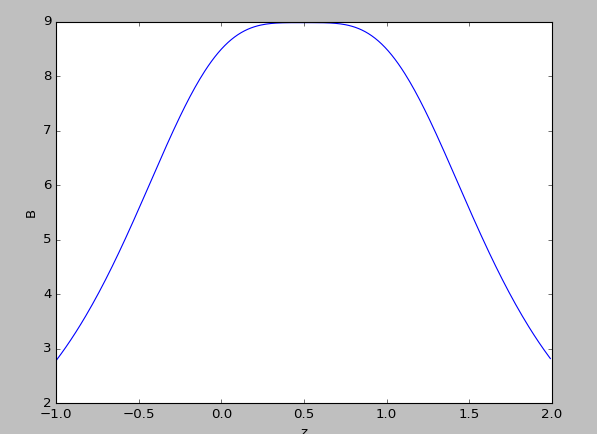

Write Python code to recreate this figure.
from mpl_toolkits.mplot3d import Axes3D  
from matplotlib import cm  
from matplotlib.ticker import LinearLocator, FormatStrFormatter  
import matplotlib.pyplot as plt  
import numpy as np 
import math
#######
da=2.0*math.pi/1000.0
dr=0.01
######
l_1=[]
l_2=[]
B_x=[]
B_y=[]
B_z=[]
B=[]
theta=[0]
x=[0]
y=[0]
z=[]
r=[-1]
######
#for k in range(int(2.0*math.pi/da)):
for j in range(300): 
    s_x=0
    s_y=0
    s_z=0
    l_1=[]
    l_2=[]
    z.append(r[j])
    #x.append(r[j]*math.cos(k*da))
    #y.append(r[j]*math.sin(k*da))
    for i in range(int(2.0*math.pi/da)):
       l_1.append(((x[0]-math.cos(i*da))**2+(y[0]-math.sin(i*da))**2+z[j]**2)**1.5)
       l_2.append(((x[0]-math.cos(i*da))**2+(y[0]-math.sin(i*da))**2+(z[j]-1)**2)**1.5)
       By=(z[j]*math.sin(i*da)/l_1[i]+(z[j]-1)*math.sin(i*da)/l_2[i])*da
       Bx=(z[j]*math.cos(i*da)/l_1[i]+(z[j]-1)*math.cos(i*da)/l_2[i])*da
       Bz=(-math.sin(i*da)*(y[0]-math.sin(i*da))-math.cos(i*da)*(x[0]-math.cos(i*da)))*(1.0/l_1[i]+1.0/l_2[i])*da
       s_x=s_x+Bx
       s_y=s_y+By
       s_z=s_z+Bz
    s=(s_z**2+s_x**2+s_y**2)**0.5
    B_x.append(s_x)
    B_y.append(s_y)
    B_z.append(s_z)
    B.append(s)
    print s
    r.append(r[j]+dr)
##################
#fig = plt.figure()  
#ax = fig.gca(projection='3d')
#X=x
#Y=y
#X,Y=np.meshgrid(X,Y)
#Z=B
#surf=ax.plot_surface(X,Y,Z,rstride=1,cstride=1,cmap=cm.jet,linewidth=0,antialiased=False)  
##ax.set_zlim(-1.01, 1.01)  
#ax.zaxis.set_major_locator(LinearLocator(10))  
#ax.zaxis.set_major_formatter(FormatStrFormatter('%.02f'))  
#fig.colorbar(surf, shrink=0.5, aspect=5)  
#plt.show()
##########
plt.plot(z,B)
plt.ylabel(u'B')
plt.xlabel(u'z')
plt.title(u"")
plt.show()
